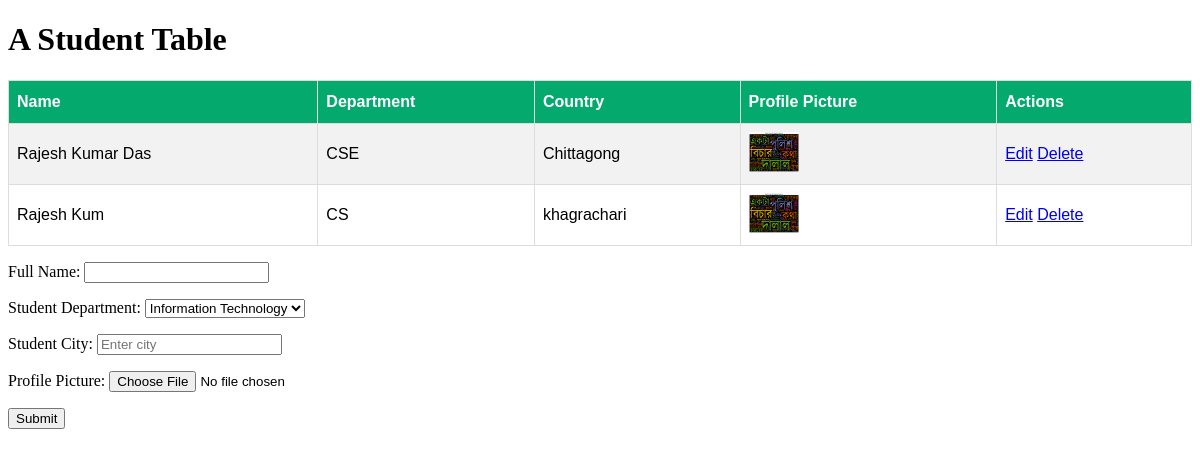
Screenshot of /myStudent/ with the database file from the repository.
### myApp/models.py (models this page shows, shortened)
class Student_Model(models.Model):
    Name = models.CharField(max_length=100)
    Department = models.CharField(max_length=100)
    City = models.CharField(max_length=100)
    profile_pic = models.ImageField(upload_to="media/profile_pic", null=True)

### myProject/views.py (the view)
# urls.py: path('myStudent/',views.myStudent,name="myStudent"),
def myStudent(request):
    student=Student_Model.objects.all()
    form=Student_Form()
    if request.method=="POST":
        student_form=Student_Form(request.POST,request.FILES)
        if student_form.is_valid():
            student_form.save()
    return render(request,'student.html',{'form':form,'student':student})

### myProject/forms.py
class Student_Form(forms.ModelForm):
    class Meta:
        model = Student_Model
        fields = ['Name', 'Department', 'City', 'profile_pic']
        labels = {
            'Name': 'Full Name',
            'Department': 'Student Department',
            'City': 'Student City',
            'profile_pic': 'Profile Picture',
        }
        widgets = {
            'Name': forms.TextInput(attrs={'class': 'custom-class'}),
            'Department': forms.Select(choices=[('IT', 'Information Technology'), ('CS', 'Computer Science')]),
            'City': forms.TextInput(attrs={'placeholder': 'Enter city'}),
        }

### template/student.html (shortened to what this page needs)
<!DOCTYPE html>
<html>
<head>
</head>
<body>
<h1>A Student Table</h1>
<table id="customers">
  <tr>
    <th>Name</th>
    <th>Department</th>
    <th>Country</th>
    <th>Profile Picture</th>
    <th>Actions</th>
  </tr>
  {% for i in student %}
  <tr>
    <td>{{i.Name}}</td>
    <td>{{i.Department}}</td>
    <td>{{i.City}}</td>
    <td><img  src="/{{i.profile_pic}}" alt="User Image" height="40px" width="50px"></td>
    <td>
        <a href=" {% url 'editStudent' i.id %} ">Edit</a>
        <a href=" {% url 'deleteStudent' i.id %} ">Delete</a>
    </td>
  </tr>
  {% endfor %}
</table>
<form action="" method="POST", enctype="multipart/form-data">
<table>
  {{form.as_p}}
</table>
<input type="submit",value="submit">
</form>
</body>
</html>

### template/student.html (style rules this page uses)
#customers { font-family: Arial, Helvetica, sans-serif; border-collapse: collapse; width: 100%; }
#customers td, #customers th { border: 1px solid #ddd; padding: 8px; }
#customers tr:nth-child(even) { background-color: #f2f2f2; }
#customers th { padding-top: 12px; padding-bottom: 12px; text-align: left; background-color: #04AA6D; color: white; }

### rows the page displays
Student_Model: Name "Rajesh Kumar Das", Department "CSE", City "Chittagong", profile_pic (picture)
Student_Model: Name "Rajesh Kum", Department "CS", City "khagrachari", profile_pic (picture)
